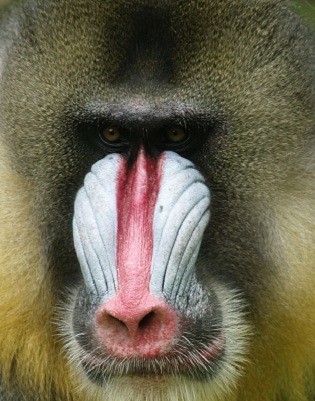
%> input picture original.jpg, 315 x 401 px
$ octave scalimg.m   (GNU Octave 9; MATLAB toolbox functions it lacks are replaced by stand-ins)
%> lines starting %> are read from the running program, lines starting %| are printed output that depends on the picture
i=imread('original.jpg');
%> i is the input picture: size 401x315x3 uint8; mean R, G, B 108.7, 101.5, 79.3
i=imresize(i,[256 256]);
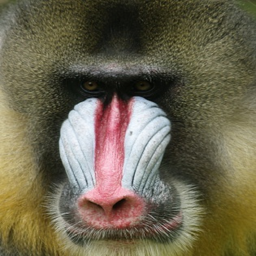
%> i: size 256x256x3 uint8; mean R, G, B 108.7, 101.5, 79.3
figure,imshow(i);
i1=rgb2ycbcr(i);
%> i1: size 256x256x3 uint8; mean of channels 1, 2, 3 102.8, 117.2, 132.8
y=i1(:,:,1);
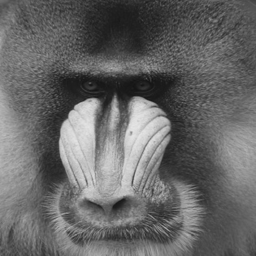
%> y: size 256x256 uint8; min 19, max 228, mean 102.8
cb=i1(:,:,2);
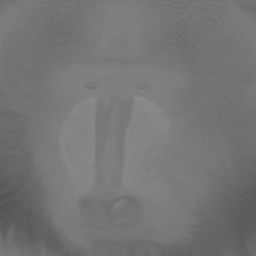
%> cb: size 256x256 uint8; min 84, max 142, mean 117.2
cr=i1(:,:,3);
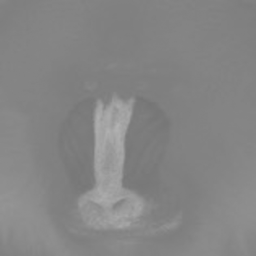
%> cr: size 256x256 uint8; min 117, max 178, mean 132.8
 i1=imresize(y,2);
%> i1: size 512x512 uint8
 i2=imresize(i1,0.5);
y1=i2;
y1=imresize(y1,[256 256]);
i3(:,:,1)=y1;
i3(:,:,2)=cb;
i3(:,:,3)=cr;
%> i3: size 256x256x3 uint8; mean of channels 1, 2, 3 102.8, 117.2, 132.8
x1=ycbcr2rgb(i3);
figure,imshow(x1);
%imwrite(x1,'s5.jpg');
imwrite(x1,'F:\PROJECT\baboon\s2.jpg');

$ run again, with brain.jpg copied over original.jpg
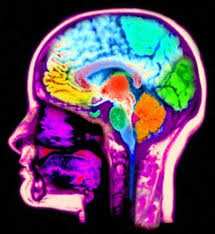
%> input picture brain.jpg, 215 x 234 px
%> i is the input picture: size 234x215x3 uint8; mean R, G, B 90.3, 71.2, 95.4
%> i: size 256x256x3 uint8
%> `y=i1(:,:,1);`:
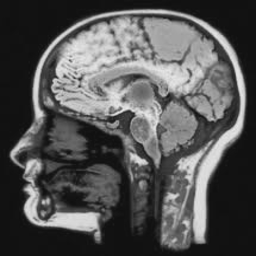
%> y: size 256x256 uint8; min 16, max 232, mean 84.5
%> `cr=i1(:,:,3);`:
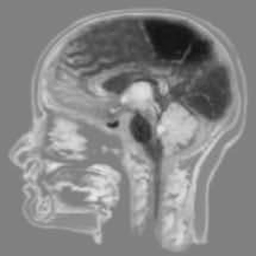
%> cr: size 256x256 uint8; min 19, max 235, mean 134.7
%> i3: size 256x256x3 uint8; mean of channels 1, 2, 3 84.5, 135.8, 134.7

$ run again, with jjj.jpg copied over original.jpg
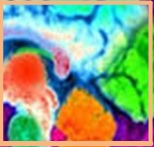
%> input picture jjj.jpg, 154 x 147 px
%> i is the input picture: size 147x154x3 uint8; mean R, G, B 138.5, 163.2, 129.5
%> i: size 256x256x3 uint8
%> `cb=i1(:,:,2);`:
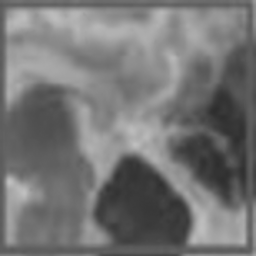
%> cb: size 256x256 uint8; min 46, max 192, mean 116.9
%> `cr=i1(:,:,3);`:
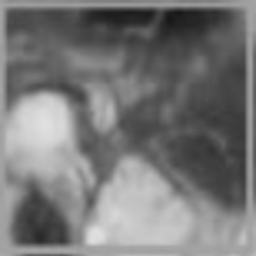
%> cr: size 256x256 uint8; min 23, max 224, mean 119.5
%> i3: size 256x256x3 uint8; mean of channels 1, 2, 3 146.5, 116.9, 119.5
